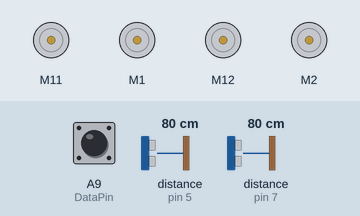
A sketch run on a simulated Arduino Mega 2560, built with avr-gcc and run on an emulated ATmega2560. Shown: 4 × DC motor (green arrow = forward, orange = backward, longer = faster). The test bench sets the inputs (shaded band); at power-on: distance to the obstacle (sensors on pin 7, pin 5) 80 cm, A9 (DataPin) HIGH.

Above: at 1.2 s.
1.3 s: distance to the obstacle (sensor on pin 7) set to 16 cm
2.8 s: distance to the obstacle (sensor on pin 7) set to 13 cm
At 3.5 s:
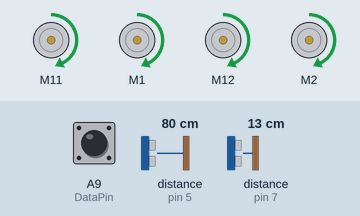
At 6.6 s:
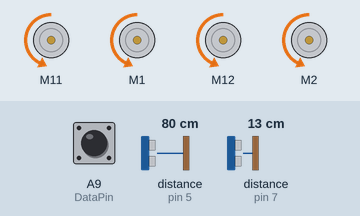
Timing chart, 0 to 11.8 s (numbered marks = the images above; inputs shaded):
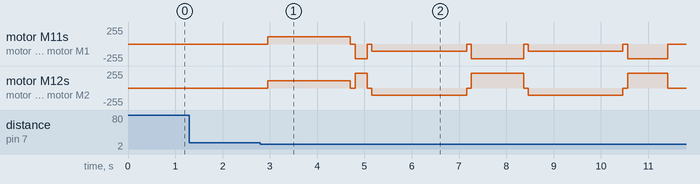

The sketch:

ReDo.ino
```cpp
#include <Wire.h>
#include <SoftwareSerial.h>
#include <Arduino.h>
#include "MeMegaPi.h"

MeUltrasonicSensor ultraSensor(PORT_7);
MeUltrasonicSensor ultraSensorL(PORT_5);
MeUltrasonicSensor ultraSensorD(PORT_8);

MeMegaPiDCMotor motorD1(PORT1A);
MeMegaPiDCMotor motorD2(PORT1B);
MeMegaPiDCMotor motorL1(PORT2A);
MeMegaPiDCMotor motorL2(PORT2B);

uint8_t defaultMotorSpeed = 220;
uint8_t motorSpeed = defaultMotorSpeed;

const int DataPin = A9;
uint8_t Sensor_Data[3];

bool lastDirection = true;
//true = desno, false = lijevo

bool opMode = true;
//true = praćenje linije, false = zaobilaženje prepreke

int blockDistance = 30;
int counter = 0;

void setup(){}

void loop()
{
    //Praćenje linije
    if (opMode == true)
    {
        if (ultraSensor.distanceCm() < 15)
        {
          opMode = false;
        }
        else
        {

          switch (GetValue())
          {
              case 0:
                  motorD1.stop();
                  motorD2.stop();
                  motorL1.stop();
                  motorL2.stop();
                  break;
              case 63:
                  if (lastDirection)
                    TurnRight();
                  else
                    TurnLeft();
                  break;
              case 62:
              case 61:
              case 60:
                  TurnLeft();
                  break;
              case 31:
              case 47:
              case 15:
                  TurnRight();
                  break;
              default:
                  GoForward();
                  break;
          }
        }
    }

    //Zaobilaženje prepreke
    else
    {
        //Ako je zadnji put desno skrenio
        if (lastDirection == true)
        {
            AlignRight(1750);
            StopIt(100);
            while (counter < 2)
            {
                while (ultraSensorL.distanceCm() < blockDistance)
                {
                    GoForward();
                }
                GoForward(250);
                StopIt(100);
                AlignLeft(2000);
                StopIt(100);
                GoForward(850);
                ++counter;
            }
            StopIt(100);
            while(GetValue() == 63)
            {
               GoForward();
            }
            StopIt(1000);
            AlignRight(1000);
            while(GetValue()==63)
            {
              GoForward();
            }
            counter=0;
            StopIt(100);
        }
        //Ako je zadnji put livo skrenio
        else
        {
            AlignLeft(2000);
            StopIt(100);
            while(counter<2)
            {
              while(ultraSensorD.distanceCm() < blockDistance)
              {
                GoForward();
              }
              GoForward(250);
              StopIt(100);
              AlignRight(1650);
              StopIt(100);
              GoForward(850);
              ++counter;
            }
            while(GetValue()==63)
            {
              if(ultraSensorD.distanceCm() < 7)
              {
                AlignLeft(100);
              }
              else
              {
                GoForward();
              }
            }
            StopIt(100);
            AlignLeft(1000);
            while(GetValue()==63)
            {
              GoForward();
            }
            counter=0;
            StopIt(100);
        }
        opMode = true;
    }
}

void StopIt(int delayLength)
{
    motorD1.stop();
    motorD2.stop();
    motorL1.stop();
    motorL2.stop();
    delay(delayLength);
}

void AlignLeft(int delayLength)
{
    motorD1.stop();
    motorD2.stop();
    motorL1.stop();
    motorL2.stop();
    MotorD(motorSpeed/2);
    MotorL(-motorSpeed/2);
    lastDirection = false;
    delay(delayLength);
}
void AlignRight(int delayLength)
{
    motorD1.stop();
    motorD2.stop();
    motorL1.stop();
    motorL2.stop();
    MotorL(motorSpeed/2);
    MotorD(-motorSpeed/2);
    lastDirection = true;
    delay(delayLength);
}

void GoForward()
{
    MotorD(motorSpeed);
    MotorL(motorSpeed);
}
void GoForward(int delayLength)
{
    MotorD(motorSpeed);
    MotorL(motorSpeed);
    delay(delayLength);
}

void TurnLeft()
{
    motorD1.stop();
    motorD2.stop();
    motorL1.stop();
    motorL2.stop();
    MotorD(motorSpeed/2);
    MotorL(-motorSpeed/2);
    lastDirection = false;
}
void TurnRight()
{
    motorD1.stop();
    motorD2.stop();
    motorL1.stop();
    motorL2.stop();
    MotorL(motorSpeed/2);
    MotorD(-motorSpeed/2);
    lastDirection = true;
}


void MotorD(int mSpeed)
{
    motorD1.run(-mSpeed); /* value: between -255 and 255. */
    motorD2.run(-mSpeed); /* value: between -255 and 255. */
}
void MotorL(int mSpeed)
{
    motorL1.run(mSpeed);
    motorL2.run(mSpeed);
}


uint8_t GetValue()
{
    long time_out_flag = 0;
    pinMode(DataPin, OUTPUT);
    digitalWrite(DataPin, LOW);
    delayMicroseconds(980);
    digitalWrite(DataPin, HIGH);
    delayMicroseconds(40);
    pinMode(DataPin, INPUT_PULLUP);
    delayMicroseconds(50);
    time_out_flag = millis();
    while((digitalRead(DataPin) == 0)&&((millis() - time_out_flag) < 6));
    time_out_flag = millis();
    while((digitalRead(DataPin) == 1)&&((millis() - time_out_flag) < 6));
    for(uint8_t k=0; k<3; k++)
    {
        Sensor_Data[k] = 0x00;
        for(uint8_t i=0;i<8;i++)
        {
            time_out_flag = millis();
            while(digitalRead(DataPin) == 0&&((millis() - time_out_flag) < 6));
            uint32_t HIGH_level_read_time = micros();
            time_out_flag = millis();
            while(digitalRead(DataPin) == 1&&((millis() - time_out_flag) < 6));
            HIGH_level_read_time = micros() - HIGH_level_read_time;
           if(HIGH_level_read_time > 50 && HIGH_level_read_time < 100)
            {
                Sensor_Data[k] |= (0x80 >> i);
            }
        }
    }
    if (Sensor_Data[1] == (uint8_t)(~(uint8_t)Sensor_Data[0]))
    {
       return Sensor_Data[0];
    }
}
```

Measured:
- the behaviour switches between 15 and 14 cm on distance to the obstacle (sensor on pin 7) (found by bisection; images 0 and 1)
- after the input at 1.3 s, every drawn part: stays the same
- after the input at 2.8 s, motor M11, motor M1: stopped → forward 110/255 after 0.15 s, → stopped 1.8 s later, → backward 220/255 0.11 s later, → stopped 0.25 s later, … (12 changes in this stretch)
